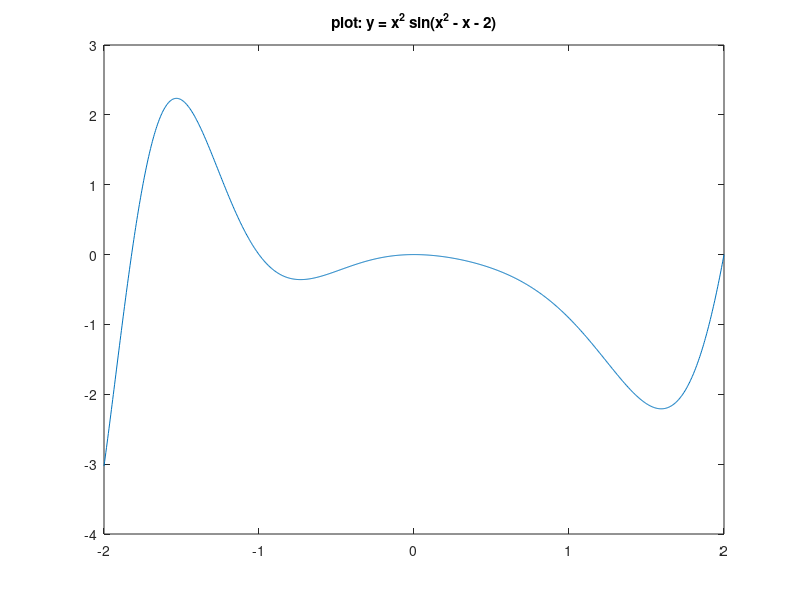
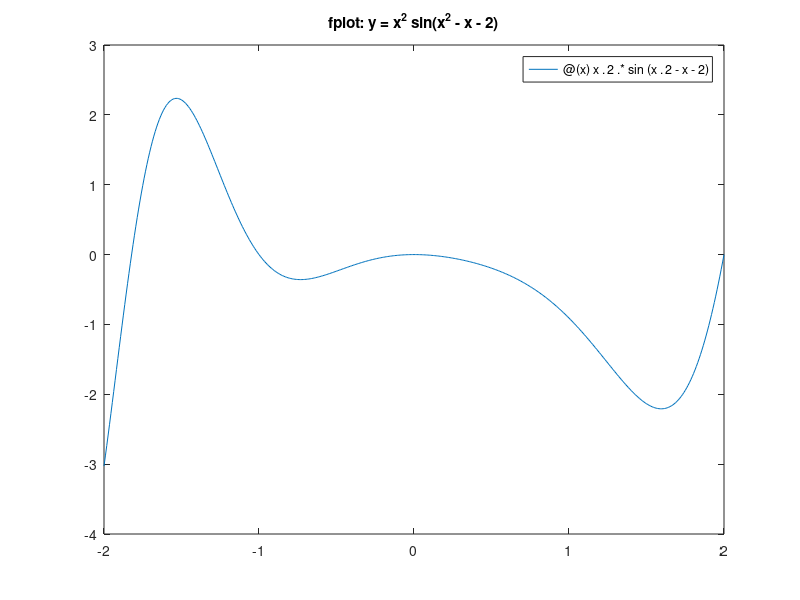
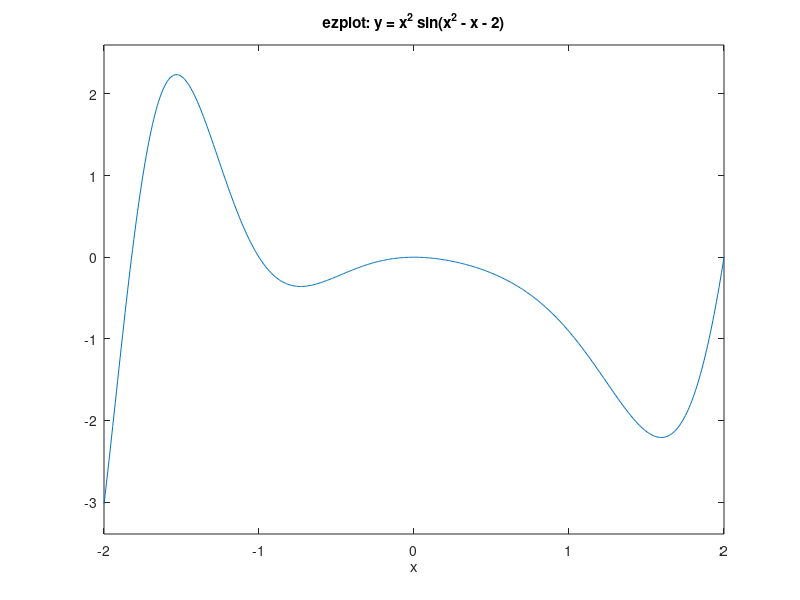
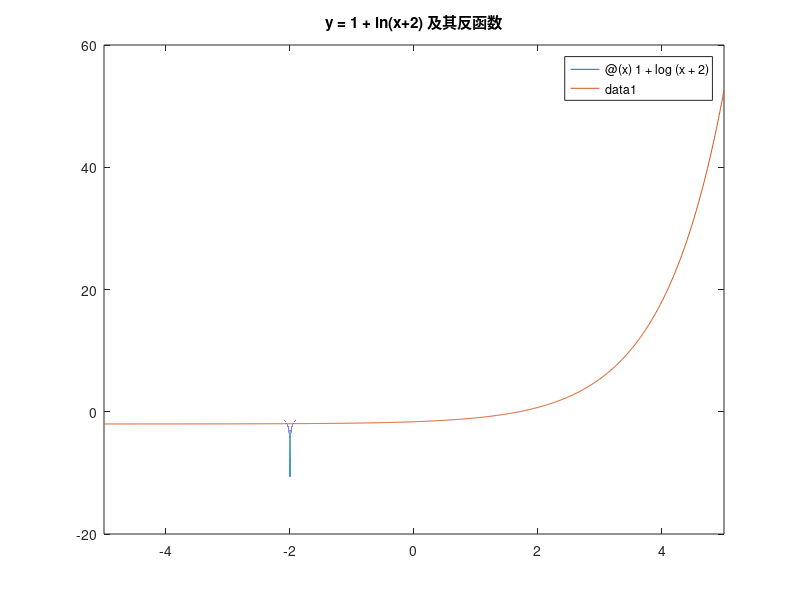

Write MATLAB code to recreate these figures, in order. (Note: this script raises an error after producing the figures.)
%20241012120-张艺严


%任务1
% 定义函数
y = @(x) x.^2 .* sin(x.^2 - x - 2);

% 使用 plot
x = linspace(-2, 2, 1000);
figure; plot(x, y(x)); 
title('plot: y = x^2 sin(x^2 - x - 2)');

% 使用 fplot
figure; fplot(y, [-2, 2]); 
title('fplot: y = x^2 sin(x^2 - x - 2)');

% 使用 ezplot
figure; ezplot(y, [-2, 2]); 
title('ezplot: y = x^2 sin(x^2 - x - 2)');


%任务2
% 原函数
f = @(x) 1 + log(x + 2);
g = @(x) (x.^2 + 1).^(1/3);
% 反函数：由 y = 1 + ln(x+2) 得 x = e^(y-1) - 2
finv = @(y) exp(y - 1) - 2;

% 反函数：由 y = (x^2+1)^(1/3) 得 x = ±√(y^3 - 1)

ginv_pos = @(y) sqrt(y.^3 - 1);   % 右半支
ginv_neg = @(y) -sqrt(y.^3 - 1);  % 左半支

figure;
fplot(f); hold on;
fplot(finv);
title('y = 1 + ln(x+2) 及其反函数');
hold off;


% 绘图
figure;
fplot(g); hold on;
fplot(ginv_pos);
fplot(ginv_neg);
title('y = (x^2+1)^(1/3) 及其反函数');
hold off;

%任务3
x = -10:0.5:10;
y = 2 * exp(-0.5 * x);

% 条形图
figure; bar(x, y); title('条形图');

% 填充图
figure; fill(x, y, 'b'); title('填充图');

% 阶梯图
figure; stairs(x, y); title('阶梯图');

% 脉冲图
figure; stem(x, y); title('脉冲图');


%任务4
% 定义曲线
f1 = @(x) sqrt(x);   % y^2 = x 的上半支
f2 = @(x) -sqrt(x);  % y^2 = x 的下半支
f3 = @(x) x.^2;      % y = x^2

% 找交点：解方程 x^2 = sqrt(x)，得 x=0 和 x=1
% 绘图
figure;
fplot(f1, [0, 1]); hold on;
fplot(f2, [0, 1]);
fplot(f3, [0, 1]);
fill([0, 1, 1, 0], [0, 1, 1, 0], 'b', 'FaceAlpha', 0.3); % 填充区域
title('y^2 = x 与 y = x^2 围成的图形');
hold off;

% 计算面积
syms x;
area = int(sqrt(x) - x^2, 0, 1);
disp(['围成图形的面积为: ', char(area)]);
